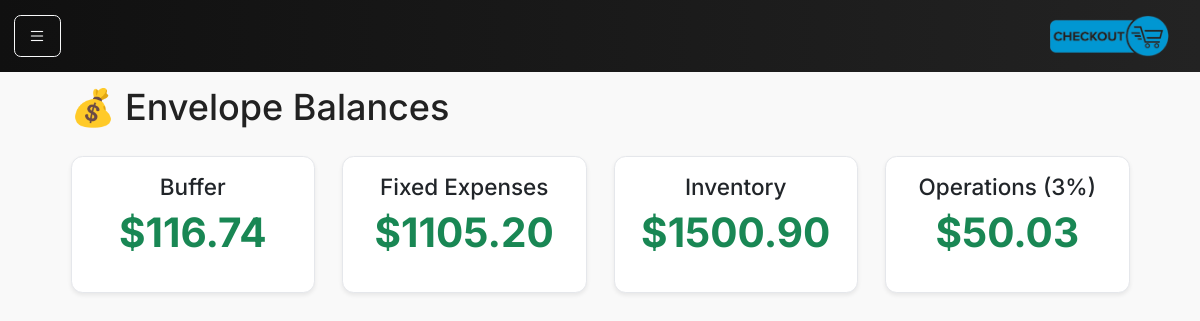
Page /envelopes on the earlier database version.
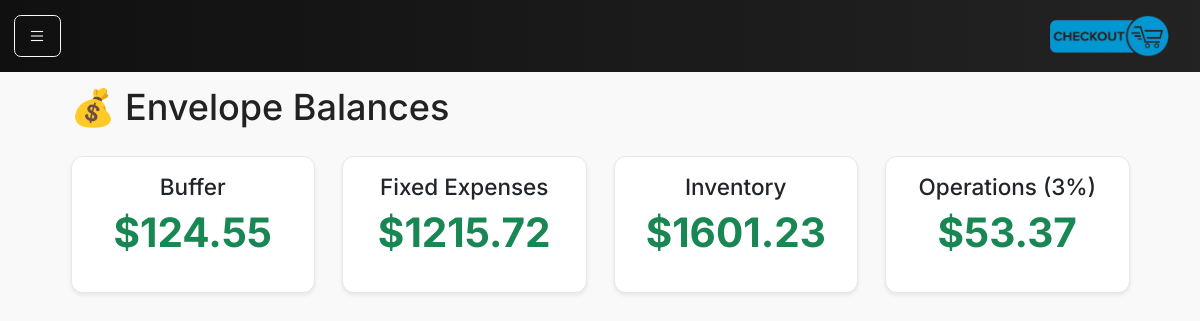
Same page on the later database version.
### models.py (models this page shows)
class Envelope(db.Model):
    __tablename__ = "envelopes"
    id = db.Column(db.Integer, primary_key=True)
    code = db.Column(db.String(32), unique=True, nullable=False)
    name = db.Column(db.String(64), nullable=False)
    balance_cents = db.Column(db.Integer, nullable=False, default=0)
    created_at = db.Column(db.DateTime, default=datetime.utcnow)
    updated_at = db.Column(db.DateTime, default=datetime.utcnow, onupdate=datetime.utcnow)

### main.py (the view)
@app.route("/envelopes")
def envelope_view():
    from main import Envelope
    envelopes = Envelope.query.order_by(Envelope.name).all()
    return render_template("envelopes.html", envelopes=envelopes)

### main.py (called while the page is built)
@app.context_processor
def inject_request():
    return dict(request=request)

### templates/envelopes.html
{% extends "base.html" %}
{% block content %}
<div class="container-fluid">
    <h2 class="mb-4">💰 Envelope Balances</h2>
    <div class="row">
        {% for e in envelopes %}
        <div class="col-md-3 mb-4">
            <div class="card shadow-sm">
                <div class="card-body text-center">
                    <h5 class="card-title">{{ e.name }}</h5>
                    <p class="display-6 text-success fw-bold">
                        ${{ "%.2f"|format(e.balance_cents / 100) }}
                    </p>
                </div>
            </div>
        </div>
        {% else %}
        <div class="col-12 text-center text-muted">
            No envelopes yet.
        </div>
        {% endfor %}
    </div>
</div>
{% endblock %}

Differences in the rows shown:
changed Envelope "Buffer": e.balance_cents/100 "116.74" → "124.55"
changed Envelope "Fixed Expenses": e.balance_cents/100 "1105.20" → "1215.72"
changed Envelope "Inventory": e.balance_cents/100 "1500.90" → "1601.23"
changed Envelope "Operations (3%)": e.balance_cents/100 "50.03" → "53.37"
